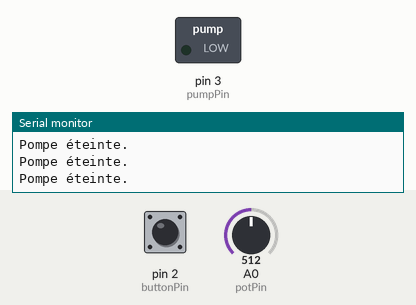
Simulated run of this sketch. Board: Arduino Uno, built with avr-gcc and run on an emulated ATmega328P. On the bench: switched loads named in the sketch (green lamp = pin HIGH), the last lines printed to the serial monitor. The test bench sets the inputs (shaded band); at power-on: pin 2 (buttonPin) HIGH, A0 (potPin) = 512.

Above: at 1.2 s.
1.3 s: pin 2 (buttonPin) pulled LOW for 1 s
At 2.7 s:
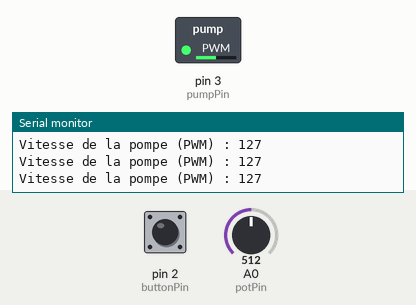
3.8 s: A0 (potPin) set to 716
At 4.2 s:
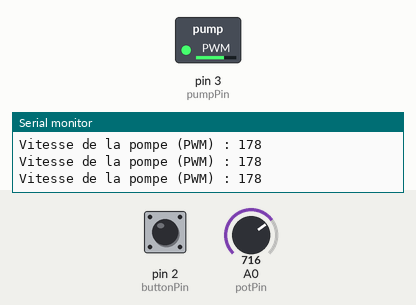
5.3 s: A0 (potPin) set to 900
At 5.7 s:
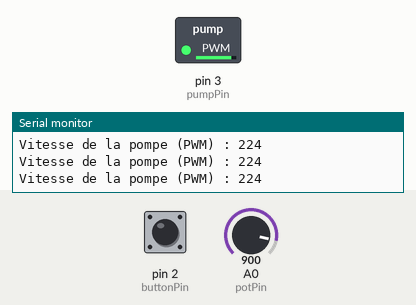
6.8 s: A0 (potPin) set to 122
At 7.2 s:
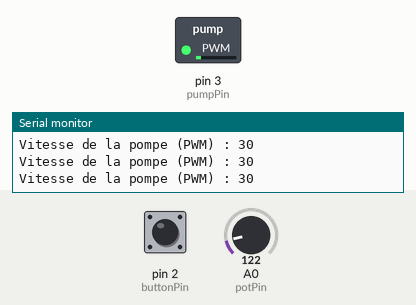
8.3 s: A0 (potPin) set to 0
At 8.6 s:
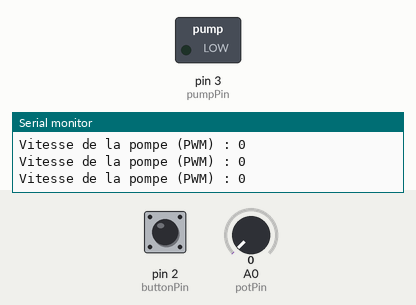
Timing chart, 0 to 10.8 s (numbered marks = the images above; inputs shaded):
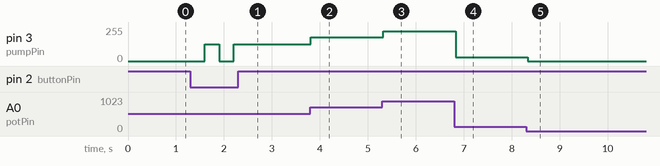

Measured:
- after the input at 1.3 s, pin 3 (pumpPin): 0/255 → 127/255 after 0.30 s, → 0/255 0.30 s later, → 127/255 0.30 s later
- after the input at 3.8 s, pin 3 (pumpPin): 127/255 → 178/255 at once
- after the input at 5.3 s, pin 3 (pumpPin): 178/255 → 224/255 at once
- after the input at 6.8 s, pin 3 (pumpPin): 224/255 → 30/255 at once
- after the input at 8.3 s, pin 3 (pumpPin): 30/255 → 0/255 at once

The sketch:

prog_pompe.ino
```cpp
//Pompe:

//Déclaration des broches

const int pumpPin = 3;      // Broche PWM pour commander la pompe via le MOSFET
const int buttonPin = 2;    // Broche pour le bouton (avec INPUT_PULLUP)
const int potPin = A0;      // Broche pour le potentiomètre (contrôle de la vitesse)

// Variables de contrôle
bool pumpState = false;     // Pompe éteinte initialement
int lastButtonState = HIGH; // État précédent du bouton (active LOW)
unsigned long lastDebounceTime = 0;
const unsigned long debounceDelay = 50; // Délai de debounce (ms)

void setup() {
  pinMode(pumpPin, OUTPUT);
  pinMode(buttonPin, INPUT_PULLUP);
  pinMode(potPin, INPUT);
  Serial.begin(9600);
}

void loop() {
  // Lecture du bouton avec gestion du rebond
  int reading = digitalRead(buttonPin);
  if (reading != lastButtonState) {
    lastDebounceTime = millis();
  }
  if ((millis() - lastDebounceTime) > debounceDelay) {
    // Si le bouton est pressé (état LOW)
    if (reading == LOW) {
      pumpState = !pumpState; // Inverse l'état de la pompe
      Serial.print("Nouvel état de la pompe : ");
      Serial.println(pumpState ? "ON" : "OFF");
      delay(200); // Petit délai pour éviter les rebonds multiples
    }
  }
  lastButtonState = reading;

  if (pumpState) {
    // Pompe activée : lecture du potentiomètre pour régler la vitesse
    int potValue = analogRead(potPin);
    int pwmValue = map(potValue, 0, 1023, 0, 255);
    analogWrite(pumpPin, pwmValue);
    Serial.print("Vitesse de la pompe (PWM) : ");
    Serial.println(pwmValue);
  } else {
    // Pompe éteinte
    analogWrite(pumpPin, 0);
    Serial.println("Pompe éteinte.");
  }

  delay(100); // Petit délai de rafraîchissement
}
```
